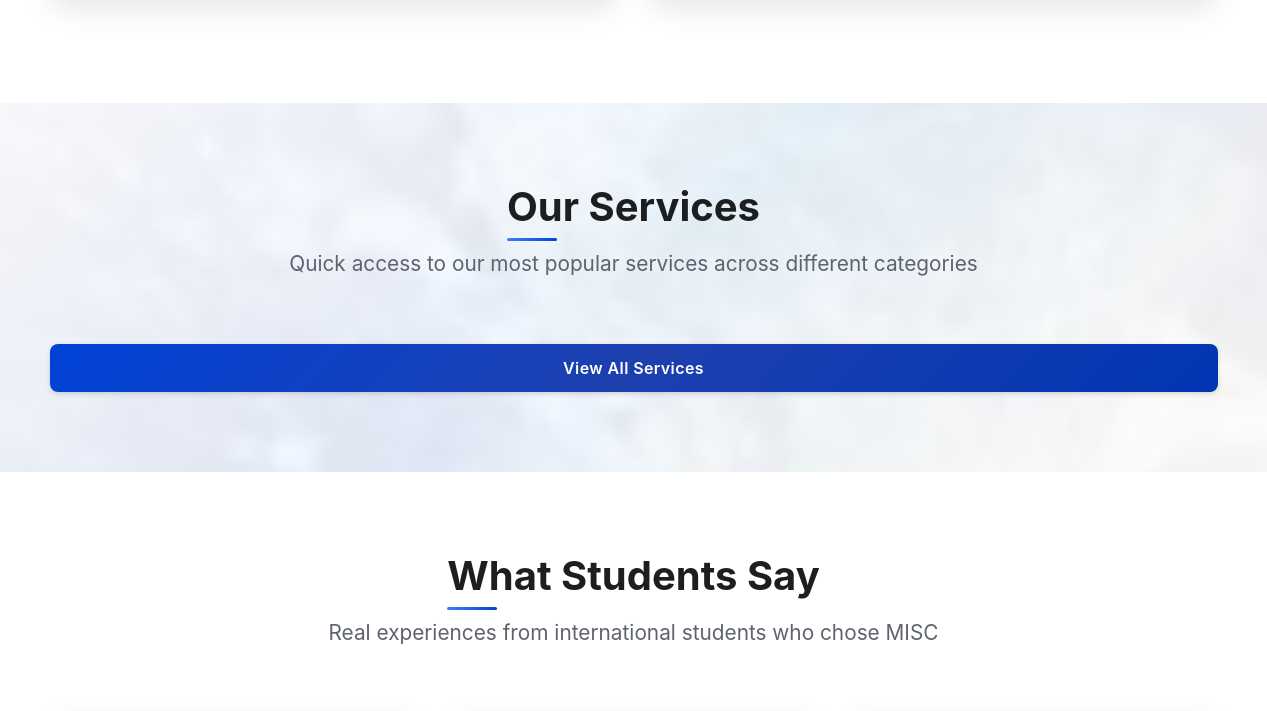
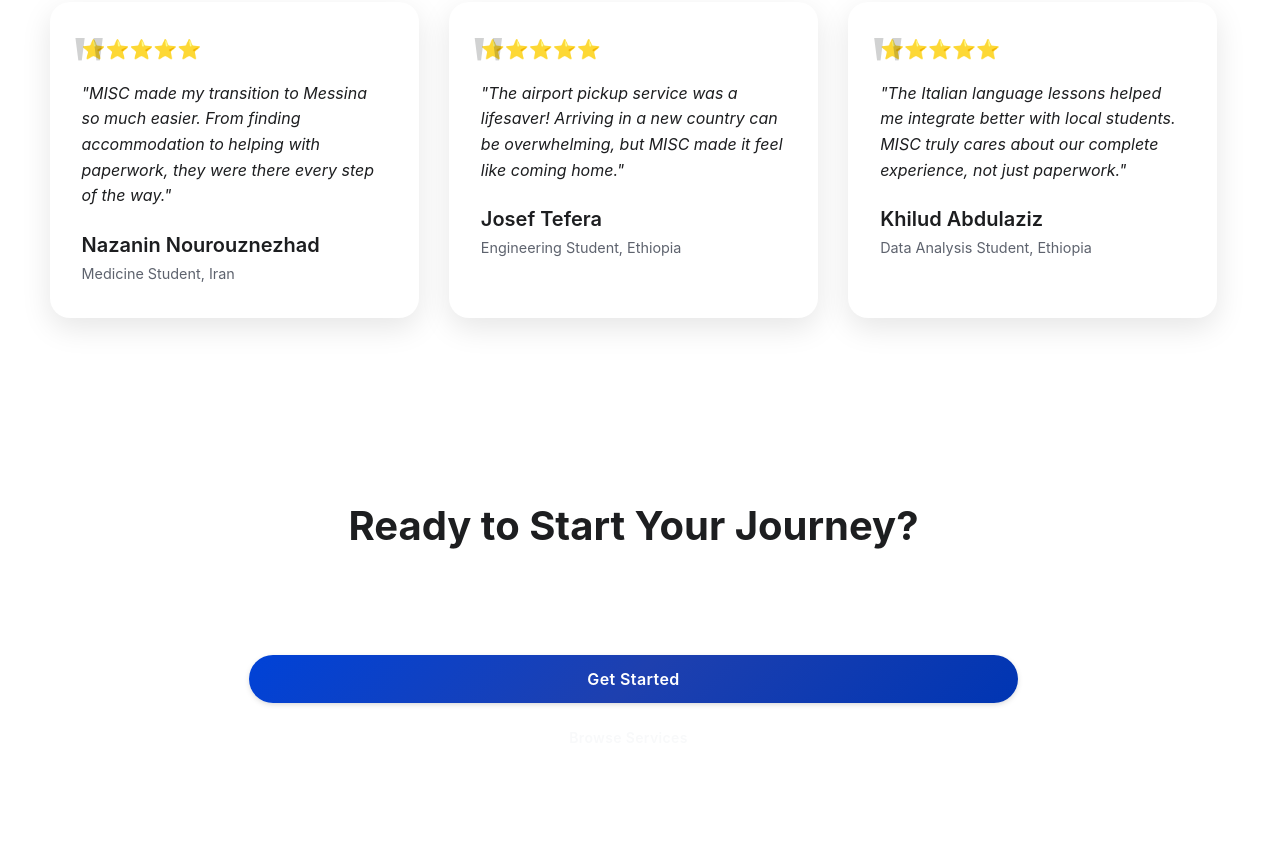
The app's page / (middle part), older data (2 pictures, top to bottom).
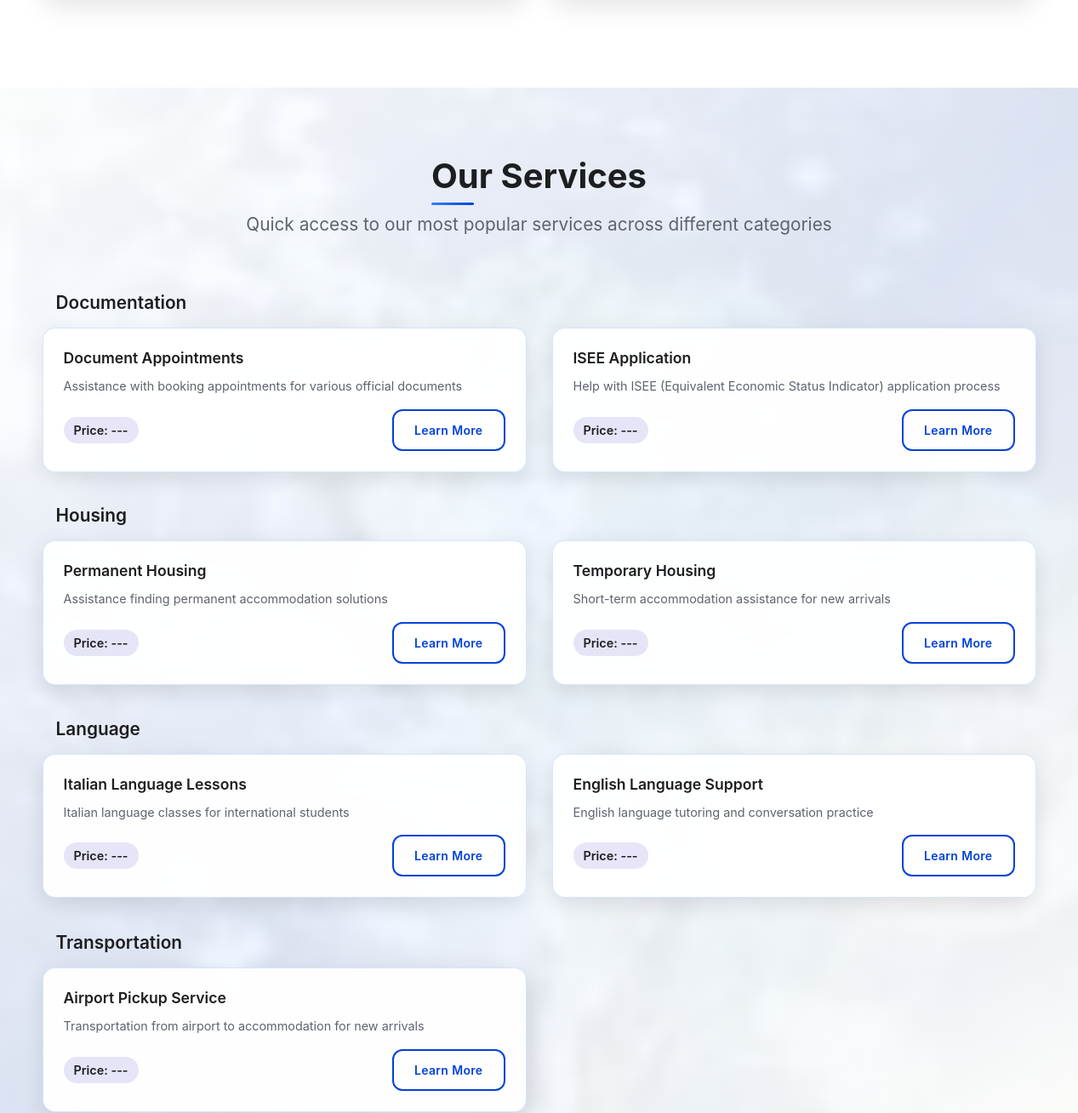
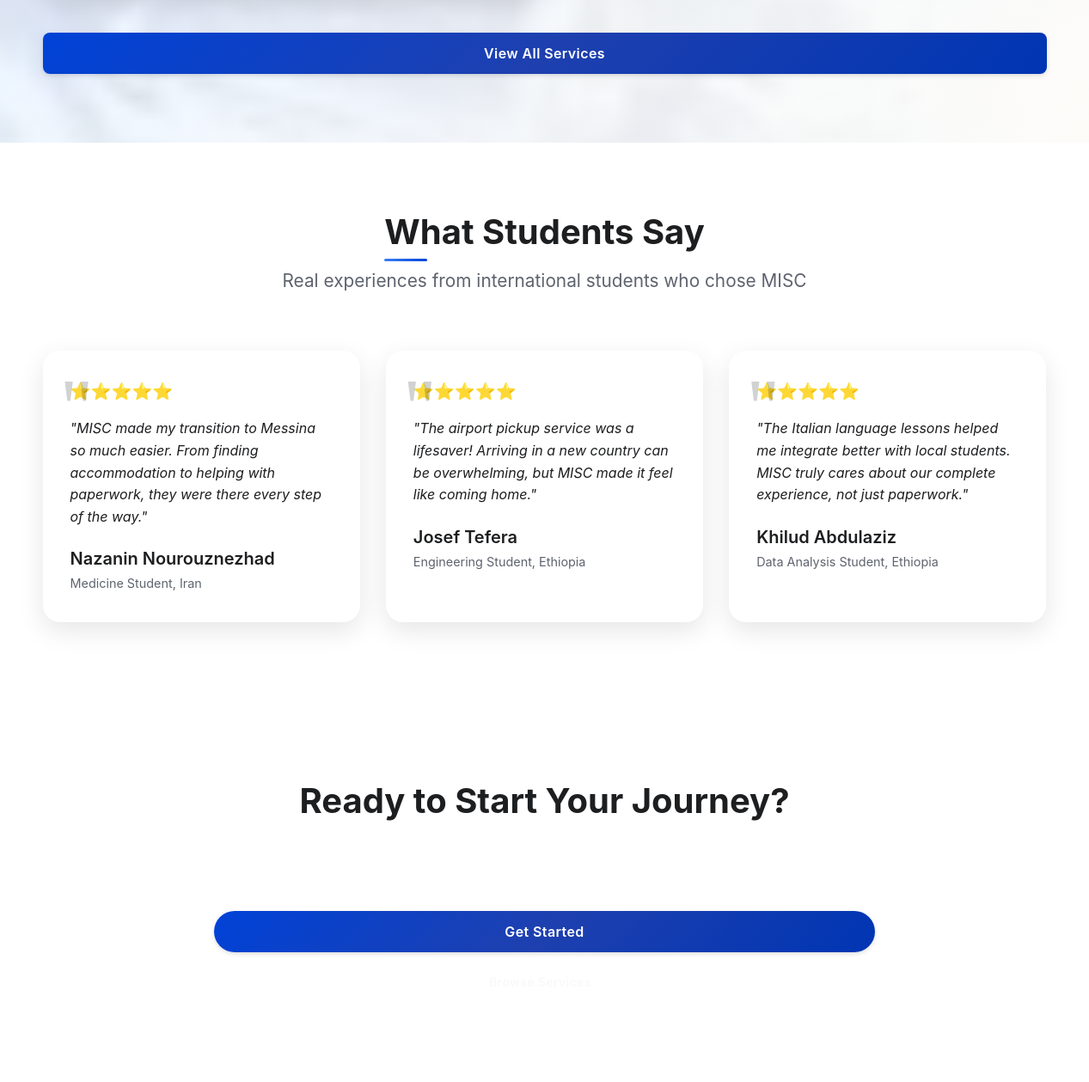
The same page, newer data (2 pictures, top to bottom).
### app/models.py (models this page shows, shortened)
class Service(db.Model):
    id = db.Column(db.Integer, primary_key=True)
    name = db.Column(db.String(64), index=True)
    description = db.Column(db.Text)
    category = db.Column(db.String(50), nullable=False)
    subcategory = db.Column(db.String(50))
    price = db.Column(db.Float)
    is_available = db.Column(db.Boolean, default=True)
    requests = db.relationship('ServiceRequest', backref='service_type', lazy='dynamic')

### app/routes/main.py (the view)
@main.route('/')
def index():
    featured_services = {}
    categories = ['Documentation', 'Housing', 'Language', 'Transportation']
    for category in categories:
        services = Service.query.filter_by(category=category, is_available=True).limit(2).all()
        if services:
            featured_services[category] = services
    return render_template('home.html', featured_services=featured_services)

### app/templates/home.html (shortened to what the changed rows need)
<!DOCTYPE html>
<html lang="en">
<head>
    <link rel="stylesheet" href="https://stackpath.bootstrapcdn.com/bootstrap/4.5.2/css/bootstrap.min.css">
    <link rel="stylesheet" href="https://cdnjs.cloudflare.com/ajax/libs/font-awesome/6.0.0/css/all.min.css">
    <link rel="stylesheet" href="{{ url_for('static', filename='css/style.css') }}">
</head>
<body>
    <div class="wrapper d-flex flex-column min-vh-100">
        <main class="flex-grow-1">
<div class="home-wrapper">
<section class="section-padding services-section">
    <div class="container">
        <div class="section-header text-center">
            <h2 class="section-title">Our Services</h2>
        </div>
        {% for category, services in featured_services.items() %}
        <div class="service-category mb-4">
            <h4 class="category-title text-primary mb-3">{{ category }}</h4>
            <div class="row">
                {% for service in services %}
                <div class="col-md-6 mb-3">
                    <div class="service-card-mini">
                        <div class="service-content">
                            <h5 class="service-name">{{ service.name }}</h5>
                            <p class="service-description">{{ service.description|truncate(80) }}</p>
                            <div class="service-footer">
                                <span class="service-price">Price: ---</span>
                                <a href="{{ url_for('service.details', id=service.id) }}" class="btn btn-sm btn-outline-primary">Learn More</a>
                            </div>
                        </div>
                    </div>
                </div>
                {% endfor %}
            </div>
        </div>
        {% endfor %}
    </div>
</section>
<section class="section-padding">
    <div class="container">
        <div class="section-header text-center">
            <h2 class="section-title">What Students Say</h2>
        </div>
    </div>
</section>
<section class="cta-section">
    <div class="container">
        <div class="row">
            <div class="col-lg-8 mx-auto text-center">
                <h2 class="cta-title">Ready to Start Your Journey?</h2>
            </div>
        </div>
    </div>
</section>
</div>
        </main>
    </div>
</body>
</html>

Row changes from the older to the newer data that the page shows:
added Service: name "Document Appointments", description "Assistance with booking appointments for various official documents", shown under "Documentation"
added Service: name "ISEE Application", description "Help with ISEE (Equivalent Economic Status Indicator) application process", shown under "Documentation"
added Service: name "Permanent Housing", description "Assistance finding permanent accommodation solutions", shown under "Housing"
added Service: name "Temporary Housing", description "Short-term accommodation assistance for new arrivals", shown under "Housing"
added Service: name "Italian Language Lessons", description "Italian language classes for international students", shown under "Language"
added Service: name "English Language Support", description "English language tutoring and conversation practice", shown under "Language"
added Service: name "Airport Pickup Service", description "Transportation from airport to accommodation for new arrivals", shown under "Transportation"
Text that changed along with them:
new list line: "Documentation"
new list line: "Housing"
new list line: "Language"
new list line: "Transportation"
